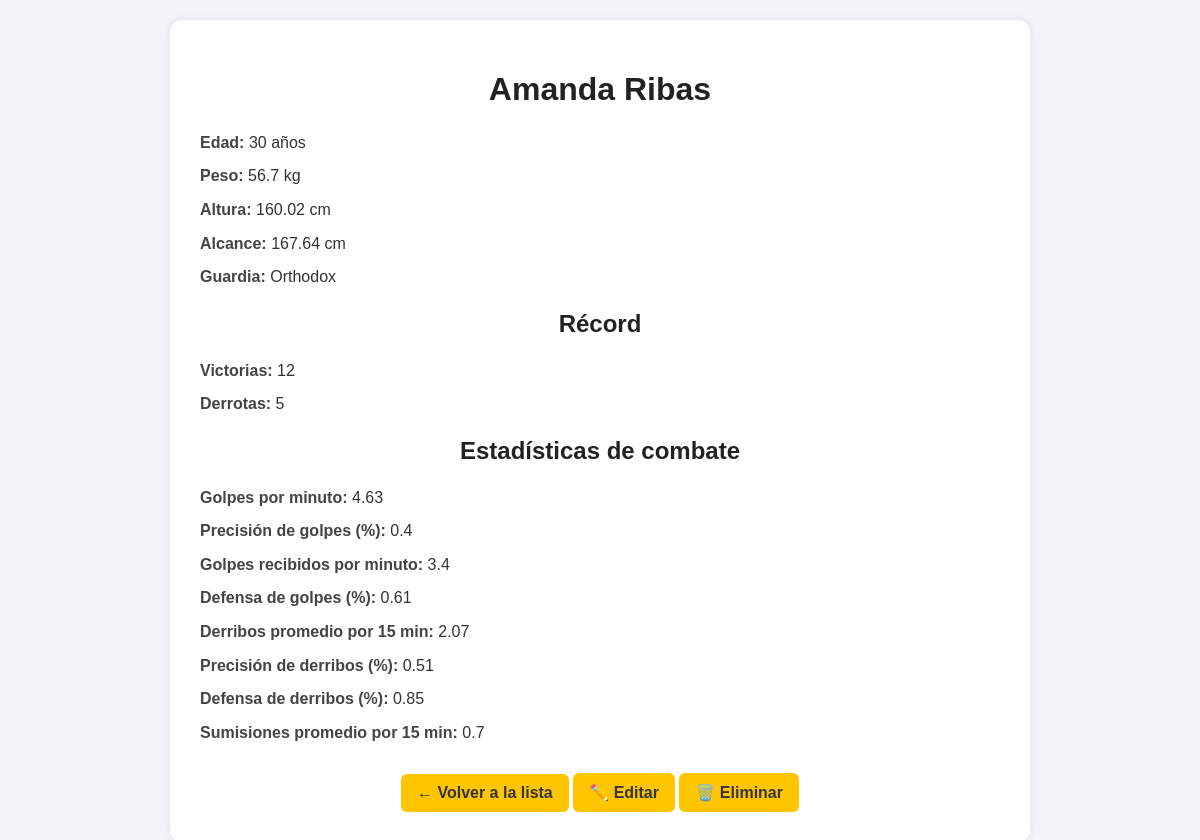
/peleadores/1/ (signed in), run on the app's committed database.
### peleadores/models.py (models this page shows, shortened)
class Peleador(models.Model):
    nombre = models.CharField(max_length=100)
    victorias = models.IntegerField(default=0)
    derrotas = models.IntegerField(default=0)
    altura = models.FloatField(null=True, blank=True)  # en cm
    peso = models.FloatField(null=True, blank=True)    # en kg
    alcance = models.FloatField(null=True, blank=True) # en cm
    guardia = models.CharField(max_length=50, null=True, blank=True)  # Orthodox / Southpaw
    edad = models.IntegerField(null=True, blank=True)
    golpes_por_minuto = models.FloatField(null=True, blank=True)       # SLpM - Golpes significativos por minuto
    precision_golpes = models.FloatField(null=True, blank=True)        # sig_str_acc - Precisión de golpeo
    golpes_recibidos = models.FloatField(null=True, blank=True)        # SApM - Golpes recibidos por minuto
    defensa_golpes = models.FloatField(null=True, blank=True)          # str_def - % de defensa de golpes
    derribos_promedio = models.FloatField(null=True, blank=True)       # td_avg - Derribos promedio por 15 min
    precision_derribos = models.FloatField(null=True, blank=True)      # td_acc - Precisión de derribos
    defensa_derribos = models.FloatField(null=True, blank=True)        # td_def - % de defensa de derribos
    sumisiones_promedio = models.FloatField(null=True, blank=True)     # sub_avg - Sumisiones promedio por 15 min

### peleadores/views.py (the view)
# urls.py: path('peleadores/<int:id>/', views.detalle_peleador, name='detalle_peleador'),
@login_required
def detalle_peleador(request, id):
    peleador = get_object_or_404(Peleador, id=id)
    puede_editar = request.user.is_superuser or request.user.groups.filter(name__iexact="Editor").exists()
    return render(request, 'peleadores/detalle.html', {
        'peleador': peleador,
        'puede_editar': puede_editar
    })

### peleadores/templates/peleadores/detalle.html (shortened to what this page needs)
<!DOCTYPE html>
<html lang="es">
<head>
</head>
<body>
    <div class="container">
        <h1>{{ peleador.nombre }}</h1>
        {% if peleador.edad %}
            <p><strong>Edad:</strong> {{ peleador.edad }} años</p>
        {% endif %}
        {% if peleador.peso %}
            <p><strong>Peso:</strong> {{ peleador.peso }} kg</p>
        {% endif %}
        {% if peleador.altura %}
            <p><strong>Altura:</strong> {{ peleador.altura }} cm</p>
        {% endif %}
        {% if peleador.alcance %}
            <p><strong>Alcance:</strong> {{ peleador.alcance }} cm</p>
        {% endif %}
        {% if peleador.guardia %}
            <p><strong>Guardia:</strong> {{ peleador.guardia }}</p>
        {% endif %}
        <h2>Récord</h2>
        <p><strong>Victorias:</strong> {{ peleador.victorias }}</p>
        <p><strong>Derrotas:</strong> {{ peleador.derrotas }}</p>
        <h2>Estadísticas de combate</h2>
        {% if peleador.golpes_por_minuto %}
            <p><strong>Golpes por minuto:</strong> {{ peleador.golpes_por_minuto }}</p>
        {% endif %}
        {% if peleador.precision_golpes %}
            <p><strong>Precisión de golpes (%):</strong> {{ peleador.precision_golpes }}</p>
        {% endif %}
        {% if peleador.golpes_recibidos %}
            <p><strong>Golpes recibidos por minuto:</strong> {{ peleador.golpes_recibidos }}</p>
        {% endif %}
        {% if peleador.defensa_golpes %}
            <p><strong>Defensa de golpes (%):</strong> {{ peleador.defensa_golpes }}</p>
        {% endif %}
        {% if peleador.derribos_promedio %}
            <p><strong>Derribos promedio por 15 min:</strong> {{ peleador.derribos_promedio }}</p>
        {% endif %}
        {% if peleador.precision_derribos %}
            <p><strong>Precisión de derribos (%):</strong> {{ peleador.precision_derribos }}</p>
        {% endif %}
        {% if peleador.defensa_derribos %}
            <p><strong>Defensa de derribos (%):</strong> {{ peleador.defensa_derribos }}</p>
        {% endif %}
        {% if peleador.sumisiones_promedio %}
            <p><strong>Sumisiones promedio por 15 min:</strong> {{ peleador.sumisiones_promedio }}</p>
        {% endif %}
        <div class="back">
            <a href="{% url 'lista_peleadores' %}">← Volver a la lista</a>
            {% if puede_editar %}
                <a href="{% url 'editar_peleador' peleador.id %}">✏️ Editar</a>
                <a href="{% url 'eliminar_peleador' peleador.id %}">🗑️ Eliminar</a>
            {% endif %}
        </div>
    </div>
</body>
</html>

### peleadores/templates/peleadores/detalle.html (style rules this page uses)
body { font-family: Arial, sans-serif; background-color: #f4f4f9; color: #333; margin: 0; padding: 20px; }
.container { max-width: 800px; margin: auto; background: #fff; padding: 30px; border-radius: 12px; box-shadow: 0 0 10px rgba(0,0,0,0.1); }
h1, h2 { text-align: center; color: #222; }
p { line-height: 1.6; margin: 8px 0; }
strong { color: #444; }
a { display: inline-block; margin-top: 20px; text-decoration: none; color: #333; background-color: #ffc600; padding: 10px 16px; border-radius: 6px; transition: 0.3s; font-weight: bold; }
.back { display: block; text-align: center; }

### data on the page
Peleador: nombre "Amanda Ribas", edad "30", peso "56.7", altura "160.02", alcance "167.64", guardia "Orthodox", victorias "12", derrotas "5", golpes_por_minuto "4.63", precision_golpes "0.4", golpes_recibidos "3.4", defensa_golpes "0.61", derribos_promedio "2.07", precision_derribos "0.51", defensa_derribos "0.85", sumisiones_promedio "0.7"
